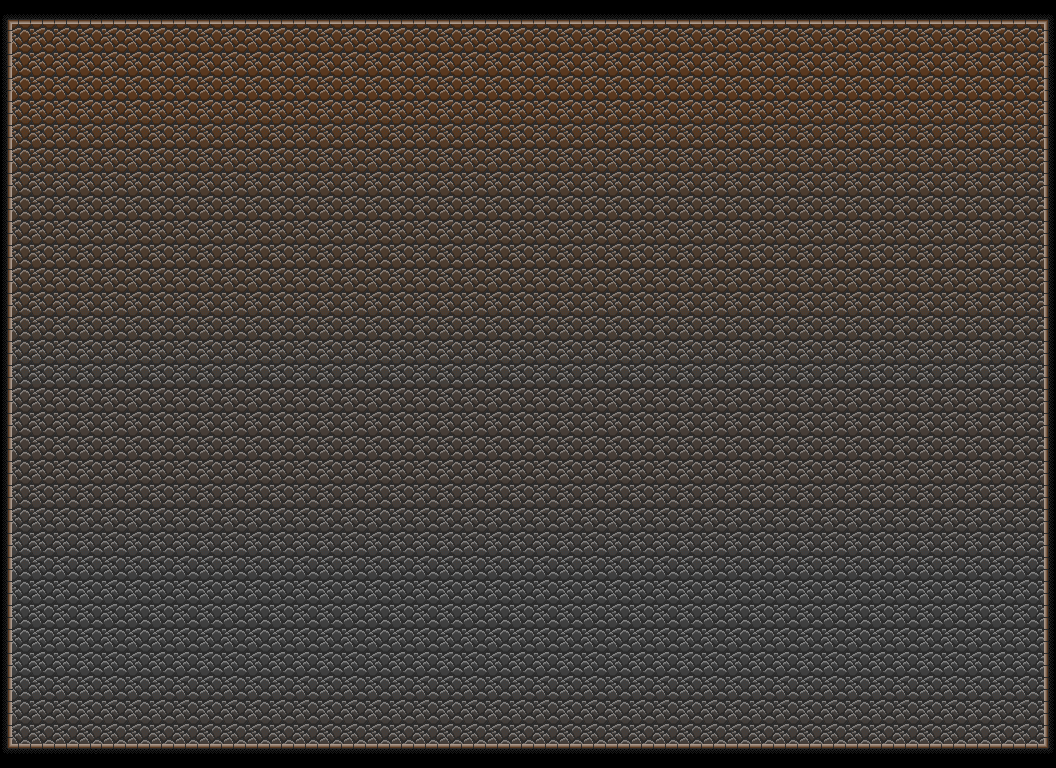

The image is a tile-based game level rendered from a .tmx file. Its description and complete source (layers, tilesets, objects, tile grids) follow:
An orthogonal 11x8 tile map with 96x96 px tiles, 2 tile layers (Fundo, Paredes), 4 tilesets and 7 objects (Top, Left, Right, Bottom, Play Area, ...).

<map version="1.10" tiledversion="1.11.2" orientation="orthogonal" renderorder="right-down" width="11" height="8" tilewidth="96" tileheight="96" infinite="0" nextlayerid="19" nextobjectid="8">
 <tileset firstgid="1" name="fundo" tilewidth="96" tileheight="96" tilecount="10" columns="2">
  <image source="../fundo_tiles.png" width="192" height="480" />
 </tileset>
 <tileset firstgid="11" name="paredes" tilewidth="96" tileheight="96" tilecount="8" columns="2">
  <image source="../paredes_tiles.png" width="192" height="384" />
 </tileset>
 <tileset firstgid="19" name="plataformas" tilewidth="576" tileheight="48" tilecount="3" columns="0">
  <grid orientation="orthogonal" width="1" height="1" />
  <tile id="0">
   <image source="../Plataforma_grande.png" width="576" height="32" />
  </tile>
  <tile id="1">
   <image source="../Plataforma_media.png" width="384" height="32" />
  </tile>
  <tile id="2">
   <image source="../Plataforma_pequena.png" width="192" height="32" />
  </tile>
 </tileset>
 <tileset firstgid="22" name="portas" tilewidth="104" tileheight="131" tilecount="2" columns="0" objectalignment="bottomleft">
  <grid orientation="orthogonal" width="1" height="1" />
  <tile id="0" type="porta">
   <image source="../Porta_aberta.png" width="104" height="131" />
  </tile>
  <tile id="1" type="porta">
   <image source="../Porta_fechada.png" width="104" height="131" />
  </tile>
 </tileset>
 <layer id="8" name="Fundo" width="11" height="8">
  <data encoding="csv">
1,1,1,1,1,1,1,1,1,1,1,
8,8,8,8,8,8,8,8,8,8,8,
3,3,3,3,3,3,3,3,3,3,3,
9,9,9,9,9,9,9,9,9,9,9,
5,5,5,5,5,5,5,5,5,5,5,
10,10,10,10,10,10,10,10,10,10,10,
7,7,7,7,7,7,7,7,7,7,7,
6,6,6,6,6,6,6,6,6,6,6
</data>
 </layer>
 <objectgroup id="18" name="Bordas_Colisão">
  <object id="3" name="Top" x="12" y="0" width="1032" height="24" />
  <object id="4" name="Left" x="0" y="0" width="12" height="768" />
  <object id="5" name="Right" x="1044" y="0" width="12" height="768" />
  <object id="6" name="Bottom" x="12" y="744" width="1032" height="24" />
 </objectgroup>
 <objectgroup id="17" name="Área_de_Jogo">
  <object id="2" name="Play Area" x="12" y="24" width="1032" height="720" />
 </objectgroup>
 <objectgroup id="16" name="Handmade">
  <object id="7" gid="23" x="930" y="745" width="104" height="131">
   <properties>
    <property name="Ligação" value="Mapa" />
    <property name="Posição" value="Loja 3" />
   </properties>
  </object>
 </objectgroup>
 <objectgroup id="15" name="Níveis" visible="0" />
 <objectgroup id="14" name="Entidades">
  <object id="1" name="Jogador" x="108" y="720">
   <properties>
    <property name="Posição" value="Início" />
   </properties>
   <point />
  </object>
 </objectgroup>
 <layer id="13" name="Paredes" width="11" height="8">
  <data encoding="csv">
18,17,17,17,17,17,17,17,17,17,16,
11,0,0,0,0,0,0,0,0,0,15,
11,0,0,0,0,0,0,0,0,0,15,
11,0,0,0,0,0,0,0,0,0,15,
11,0,0,0,0,0,0,0,0,0,15,
11,0,0,0,0,0,0,0,0,0,15,
11,0,0,0,0,0,0,0,0,0,15,
12,13,13,13,13,13,13,13,13,13,14
</data>
 </layer>
</map>